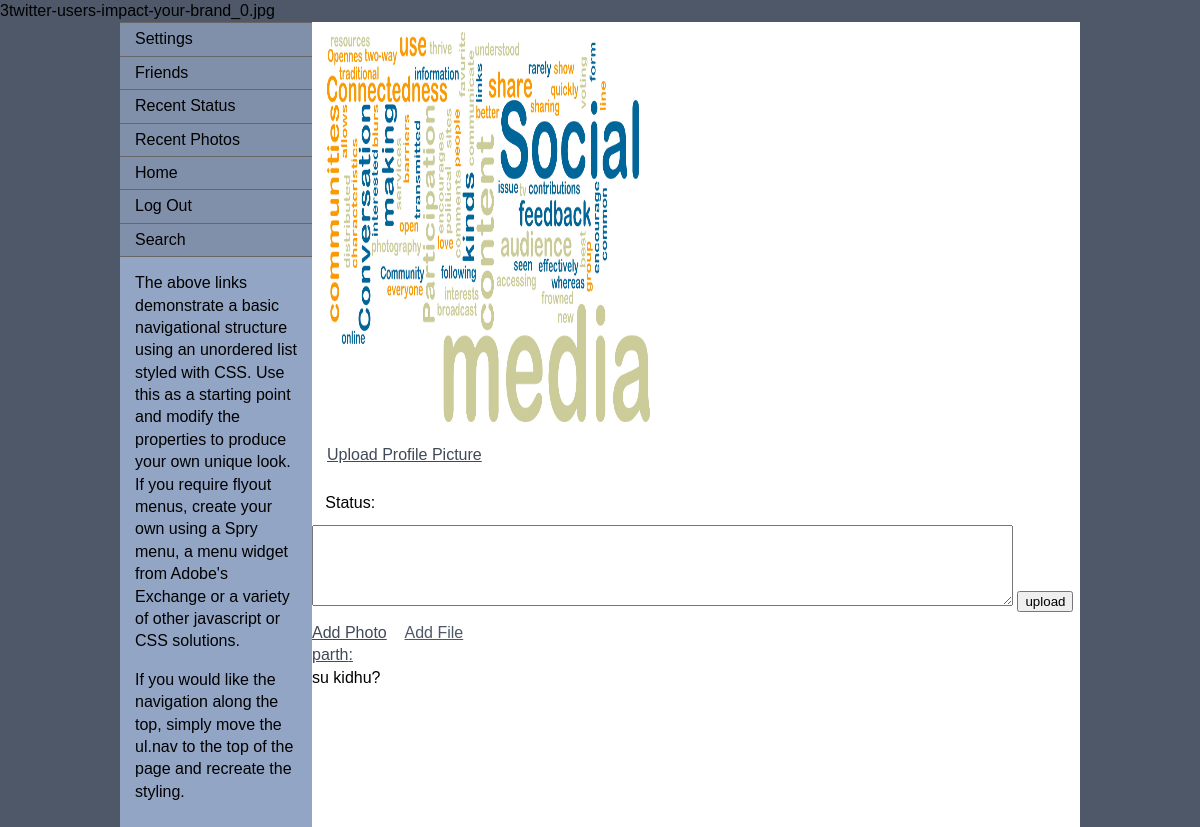
/code/home.php (signed in), run on the app's committed database.
### tables this page shows
CREATE TABLE IF NOT EXISTS `users` (
  `uid` bigint(255) NOT NULL AUTO_INCREMENT,
  `fname` varchar(100) NOT NULL,
  `lname` varchar(100) NOT NULL,
  `pass` varchar(100) NOT NULL,
  `bday` varchar(100) NOT NULL,
  `phno` int(255) NOT NULL,
  `email` varchar(100) NOT NULL,
  `sex` varchar(100) NOT NULL,
  `intin` varchar(100) NOT NULL,
  `country` varchar(100) NOT NULL,
  `uname` varchar(1000) NOT NULL,
  PRIMARY KEY (`uid`)
);

CREATE TABLE IF NOT EXISTS `image` (
  `iid` int(255) NOT NULL AUTO_INCREMENT,
  `uid` int(255) NOT NULL,
  `imagep` varchar(1000) NOT NULL,
  PRIMARY KEY (`iid`)
);

CREATE TABLE IF NOT EXISTS `status` (
  `uid` int(255) NOT NULL,
  `sid` int(255) NOT NULL AUTO_INCREMENT,
  `statusp` varchar(1000) NOT NULL,
  PRIMARY KEY (`sid`)
);

### code/home.php (the view, shortened to what this page needs)
<!DOCTYPE html PUBLIC "-//W3C//DTD XHTML 1.0 Transitional//EN" "http://www.w3.org/TR/xhtml1/DTD/xhtml1-transitional.dtd">
<html xmlns="http://www.w3.org/1999/xhtml">
<head>
</head>
<body>
<?php
$uname=$_SESSION["user"];
$event=mysql_query("SELECT uid FROM users WHERE uname='$uname'");
if($event)
{
	while($e=mysql_fetch_array($event))
	{
		$id=$e['uid'];
	}
}
echo $id;
$result=mysql_query("SELECT imagep FROM image WHERE uid='$id' ORDER BY iid DESC");
$row=mysql_fetch_array($result);
echo $row['imagep'];
?>
<div class="container">
  <div class="sidebar1">
    <ul class="nav">
      <li><a href="#">Settings</a></li>
      <li><a href="#">Friends</a></li>
      <li><a href="#">Recent Status</a></li>
      <li><a href="#">Recent Photos</a></li>
      <li><a href="/home.php">Home</a></li>
      <li><a href="#">Log Out</a></li>
      <li><a href="search.php">Search</a></li>
    </ul>
    <p> The above links demonstrate a basic navigational structure using an unordered list styled with CSS. Use this as a starting point and modify the properties to produce your own unique look. If you require flyout menus, create your own using a Spry menu, a menu widget from Adobe's Exchange or a variety of other javascript or CSS solutions.</p>
    <p>If you would like the navigation along the top, simply move the ul.nav to the top of the page and recreate the styling.</p>
    </div>
    <div class="content">
    <h1><img src="/images/<?php echo $row['imagep']; ?>" width="323" height="390" /></h1>
    <p><a href="uploadprofilepic.php">Upload Profile Picture</a></p>
    <span class="content">
  &nbsp;&nbsp; Status:<br />
    </span>
    <form id="form1" name="form1" method="post" action="uploadstatus.php">
      <textarea name="status" id="status" cols="85" rows="5"></textarea>
      <input type="submit" value="upload" />
    </form>
    <span class="content">
    <a href="uploadphoto.php">Add Photo</a> &nbsp;&nbsp;&nbsp;<a href="">Add File</a>
    <?php
	$event1=mysql_query("SELECT statusp FROM status WHERE uid='$id' ORDER BY sid DESC");
if($event1)
{
	while($e1=mysql_fetch_array($event1))
	{
		echo "<br>"."<a href='home.php' >".$uname.":"."</a>".'<br>';
		echo $e1['statusp'].'<br>';
	}
}
		?>
       </span>
  </div>
  </div>
</body>
</html>

### code/home.php (style rules this page uses)
ul, ol, dl { padding: 0; margin: 0; }
h1, h2, h3, h4, h5, h6, p { margin-top: 0; padding-right: 15px; padding-left: 15px; }
a:link { color:#414958; text-decoration: underline; }
.container { width: 80%; max-width: 1260px; min-width: 780px; background-color: #FFF; margin: 0 auto; overflow: hidden; }
.sidebar1 { float: left; width: 20%; background-color: #93A5C4; padding-bottom: 10px; }
.content { padding: 10px 0; width: 80%; float: left; }
ul.nav { list-style: none; border-top: 1px solid #666; margin-bottom: 15px; }
ul.nav li { border-bottom: 1px solid #666; }
ul.nav a, ul.nav a:visited { padding: 5px 5px 5px 15px; display: block; text-decoration: none; background-color: #8090AB; color: #000; }

### data on the page
users: uid "3"
image: imagep "twitter-users-impact-your-brand_0.jpg", imagep (picture)
status: statusp "su kidhu?"
